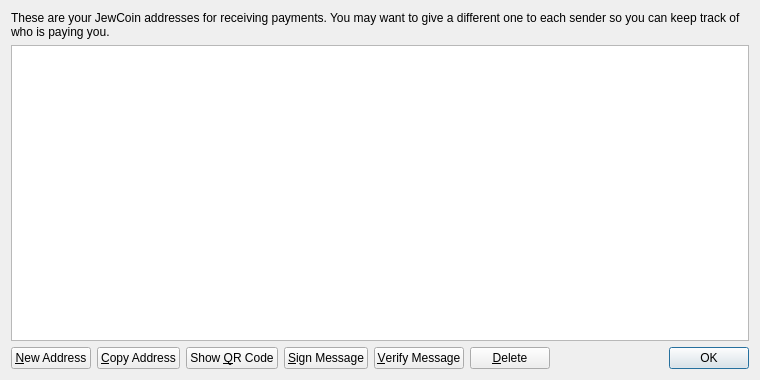
<?xml version="1.0" encoding="UTF-8"?>
<ui version="4.0">
 <class>AddressBookPage</class>
 <widget class="QWidget" name="AddressBookPage">
  <property name="geometry">
   <rect>
    <x>0</x>
    <y>0</y>
    <width>760</width>
    <height>380</height>
   </rect>
  </property>
  <property name="windowTitle">
   <string>Address Book</string>
  </property>
  <layout class="QVBoxLayout" name="verticalLayout">
   <item>
    <widget class="QLabel" name="labelExplanation">
     <property name="text">
      <string>These are your JewCoin addresses for receiving payments. You may want to give a different one to each sender so you can keep track of who is paying you.</string>
     </property>
     <property name="textFormat">
      <enum>Qt::PlainText</enum>
     </property>
     <property name="wordWrap">
      <bool>true</bool>
     </property>
    </widget>
   </item>
   <item>
    <widget class="QTableView" name="tableView">
     <property name="contextMenuPolicy">
      <enum>Qt::CustomContextMenu</enum>
     </property>
     <property name="toolTip">
      <string>Double-click to edit address or label</string>
     </property>
     <property name="tabKeyNavigation">
      <bool>false</bool>
     </property>
     <property name="alternatingRowColors">
      <bool>true</bool>
     </property>
     <property name="selectionMode">
      <enum>QAbstractItemView::SingleSelection</enum>
     </property>
     <property name="selectionBehavior">
      <enum>QAbstractItemView::SelectRows</enum>
     </property>
     <property name="sortingEnabled">
      <bool>true</bool>
     </property>
     <attribute name="verticalHeaderVisible">
      <bool>false</bool>
     </attribute>
    </widget>
   </item>
   <item>
    <layout class="QHBoxLayout" name="horizontalLayout">
     <item>
      <widget class="QPushButton" name="newAddressButton">
       <property name="toolTip">
        <string>Create a new address</string>
       </property>
       <property name="text">
        <string>&amp;New Address</string>
       </property>
       <property name="icon">
        <iconset resource="../bitcoin.qrc">
         <normaloff>:/icons/add</normaloff>:/icons/add</iconset>
       </property>
      </widget>
     </item>
     <item>
      <widget class="QPushButton" name="copyToClipboard">
       <property name="toolTip">
        <string>Copy the currently selected address to the system clipboard</string>
       </property>
       <property name="text">
        <string>&amp;Copy Address</string>
       </property>
       <property name="icon">
        <iconset resource="../bitcoin.qrc">
         <normaloff>:/icons/editcopy</normaloff>:/icons/editcopy</iconset>
       </property>
      </widget>
     </item>
     <item>
      <widget class="QPushButton" name="showQRCode">
       <property name="text">
        <string>Show &amp;QR Code</string>
       </property>
       <property name="icon">
        <iconset resource="../bitcoin.qrc">
         <normaloff>:/icons/qrcode</normaloff>:/icons/qrcode</iconset>
       </property>
      </widget>
     </item>
     <item>
      <widget class="QPushButton" name="signMessage">
       <property name="toolTip">
        <string>Sign a message to prove you own a Bitcoin address</string>
       </property>
       <property name="text">
        <string>&amp;Sign Message</string>
       </property>
       <property name="icon">
        <iconset resource="../bitcoin.qrc">
         <normaloff>:/icons/edit</normaloff>:/icons/edit</iconset>
       </property>
      </widget>
     </item>
     <item>
      <widget class="QPushButton" name="verifyMessage">
       <property name="toolTip">
        <string>Verify a message to ensure it was signed with a specified Bitcoin address</string>
       </property>
       <property name="text">
        <string>&amp;Verify Message</string>
       </property>
       <property name="icon">
        <iconset resource="../bitcoin.qrc">
         <normaloff>:/icons/transaction_0</normaloff>:/icons/transaction_0</iconset>
       </property>
      </widget>
     </item>
     <item>
      <widget class="QPushButton" name="deleteButton">
       <property name="toolTip">
        <string>Delete the currently selected address from the list. Only sending addresses can be deleted.</string>
       </property>
       <property name="text">
        <string>&amp;Delete</string>
       </property>
       <property name="icon">
        <iconset resource="../bitcoin.qrc">
         <normaloff>:/icons/remove</normaloff>:/icons/remove</iconset>
       </property>
      </widget>
     </item>
     <item>
      <spacer name="horizontalSpacer">
       <property name="orientation">
        <enum>Qt::Horizontal</enum>
       </property>
       <property name="sizeHint" stdset="0">
        <size>
         <width>40</width>
         <height>20</height>
        </size>
       </property>
      </spacer>
     </item>
     <item>
      <widget class="QDialogButtonBox" name="buttonBox">
       <property name="sizePolicy">
        <sizepolicy hsizetype="Maximum" vsizetype="Fixed">
         <horstretch>0</horstretch>
         <verstretch>0</verstretch>
        </sizepolicy>
       </property>
       <property name="standardButtons">
        <set>QDialogButtonBox::Ok</set>
       </property>
      </widget>
     </item>
    </layout>
   </item>
  </layout>
 </widget>
 <resources>
  <include location="../bitcoin.qrc"/>
 </resources>
 <connections/>
</ui>
